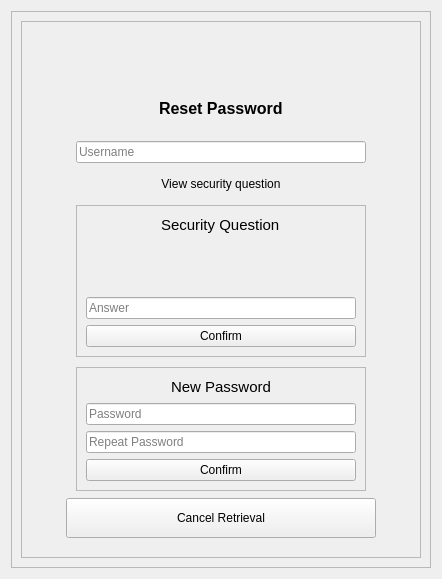
      <widget class="QWidget" name="page_resetPassword">
       <layout class="QVBoxLayout" name="verticalLayout_16">
        <item>
         <widget class="QFrame" name="frame_resetPasswordBackground">
          <property name="frameShape">
           <enum>QFrame::Shape::StyledPanel</enum>
          </property>
          <property name="frameShadow">
           <enum>QFrame::Shadow::Raised</enum>
          </property>
          <layout class="QHBoxLayout" name="horizontalLayout_13">
           <item>
            <widget class="QFrame" name="frame_resetPasswordCard">
             <property name="minimumSize">
              <size>
               <width>400</width>
               <height>400</height>
              </size>
             </property>
             <property name="maximumSize">
              <size>
               <width>400</width>
               <height>550</height>
              </size>
             </property>
             <property name="frameShape">
              <enum>QFrame::Shape::StyledPanel</enum>
             </property>
             <property name="frameShadow">
              <enum>QFrame::Shadow::Raised</enum>
             </property>
             <layout class="QVBoxLayout" name="verticalLayout_55">
              <item>
               <layout class="QVBoxLayout" name="verticalLayout_51">
                <property name="spacing">
                 <number>2</number>
                </property>
                <property name="leftMargin">
                 <number>35</number>
                </property>
                <property name="topMargin">
                 <number>10</number>
                </property>
                <property name="rightMargin">
                 <number>35</number>
                </property>
                <property name="bottomMargin">
                 <number>10</number>
                </property>
                <item>
                 <layout class="QVBoxLayout" name="verticalLayout_52">
                  <property name="spacing">
                   <number>10</number>
                  </property>
                  <property name="leftMargin">
                   <number>10</number>
                  </property>
                  <property name="topMargin">
                   <number>5</number>
                  </property>
                  <property name="rightMargin">
                   <number>10</number>
                  </property>
                  <property name="bottomMargin">
                   <number>5</number>
                  </property>
                  <item>
                   <layout class="QVBoxLayout" name="verticalLayout_53">
                    <property name="spacing">
                     <number>0</number>
                    </property>
                    <property name="topMargin">
                     <number>15</number>
                    </property>
                    <property name="bottomMargin">
                     <number>15</number>
                    </property>
                    <item alignment="Qt::AlignmentFlag::AlignHCenter">
                     <widget class="QLabel" name="label_passwordResetIcon">
                      <property name="minimumSize">
                       <size>
                        <width>40</width>
                        <height>40</height>
                       </size>
                      </property>
                      <property name="maximumSize">
                       <size>
                        <width>40</width>
                        <height>40</height>
                       </size>
                      </property>
                      <property name="text">
                       <string />
                      </property>
                      <property name="pixmap">
                       <pixmap resource="../resources.qrc">:/icons/icons/utils/memory.png</pixmap>
                      </property>
                      <property name="scaledContents">
                       <bool>true</bool>
                      </property>
                     </widget>
                    </item>
                    <item alignment="Qt::AlignmentFlag::AlignHCenter">
                     <widget class="QLabel" name="label_passwordResetTitle">
                      <property name="minimumSize">
                       <size>
                        <width>0</width>
                        <height>15</height>
                       </size>
                      </property>
                      <property name="maximumSize">
                       <size>
                        <width>16777215</width>
                        <height>15</height>
                       </size>
                      </property>
                      <property name="font">
                       <font>
                        <pointsize>12</pointsize>
                        <bold>true</bold>
                       </font>
                      </property>
                      <property name="text">
                       <string>Reset Password</string>
                      </property>
                     </widget>
                    </item>
                   </layout>
                  </item>
                  <item>
                   <widget class="QLineEdit" name="lineEdit_resetEmail">
                    <property name="placeholderText">
                     <string>Username</string>
                    </property>
                   </widget>
                  </item>
                  <item alignment="Qt::AlignmentFlag::AlignHCenter">
                   <widget class="QPushButton" name="pushButton_resetVerifyEmail">
                    <property name="text">
                     <string>View security question</string>
                    </property>
                    <property name="flat">
                     <bool>true</bool>
                    </property>
                   </widget>
                  </item>
                  <item>
                   <widget class="QFrame" name="frame_resetSecurityQuestionCard">
                    <property name="frameShape">
                     <enum>QFrame::Shape::StyledPanel</enum>
                    </property>
                    <property name="frameShadow">
                     <enum>QFrame::Shadow::Raised</enum>
                    </property>
                    <layout class="QVBoxLayout" name="verticalLayout_50">
                     <item alignment="Qt::AlignmentFlag::AlignHCenter">
                      <widget class="QLabel" name="label_securityQuestionnTitle">
                       <property name="minimumSize">
                        <size>
                         <width>0</width>
                         <height>20</height>
                        </size>
                       </property>
                       <property name="maximumSize">
                        <size>
                         <width>16777215</width>
                         <height>20</height>
                        </size>
                       </property>
                       <property name="font">
                        <font>
                         <pointsize>11</pointsize>
                        </font>
                       </property>
                       <property name="text">
                        <string>Security Question</string>
                       </property>
                      </widget>
                     </item>
                     <item>
                      <widget class="QLabel" name="label_resetSecurityQuestion">
                       <property name="sizePolicy">
                        <sizepolicy hsizetype="MinimumExpanding" vsizetype="Minimum">
                         <horstretch>0</horstretch>
                         <verstretch>0</verstretch>
                        </sizepolicy>
                       </property>
                       <property name="minimumSize">
                        <size>
                         <width>0</width>
                         <height>50</height>
                        </size>
                       </property>
                       <property name="maximumSize">
                        <size>
                         <width>16777209</width>
                         <height>50</height>
                        </size>
                       </property>
                       <property name="sizeIncrement">
                        <size>
                         <width>0</width>
                         <height>0</height>
                        </size>
                       </property>
                       <property name="text">
                        <string />
                       </property>
                      </widget>
                     </item>
                     <item>
                      <widget class="QLineEdit" name="lineEdit_resetSecurityAnswer">
                       <property name="placeholderText">
                        <string>Answer</string>
                       </property>
                      </widget>
                     </item>
                     <item>
                      <widget class="QPushButton" name="pushButton_resetVerifyAnswer">
                       <property name="text">
                        <string>Confirm</string>
                       </property>
                      </widget>
                     </item>
                    </layout>
                   </widget>
                  </item>
                  <item>
                   <widget class="QFrame" name="frame_newPassword">
                    <property name="frameShape">
                     <enum>QFrame::Shape::StyledPanel</enum>
                    </property>
                    <property name="frameShadow">
                     <enum>QFrame::Shadow::Raised</enum>
                    </property>
                    <layout class="QVBoxLayout" name="verticalLayout_54">
                     <item alignment="Qt::AlignmentFlag::AlignHCenter">
                      <widget class="QLabel" name="label_newPasswordTitle">
                       <property name="minimumSize">
                        <size>
                         <width>0</width>
                         <height>20</height>
                        </size>
                       </property>
                       <property name="maximumSize">
                        <size>
                         <width>16777215</width>
                         <height>20</height>
                        </size>
                       </property>
                       <property name="font">
                        <font>
                         <pointsize>11</pointsize>
                        </font>
                       </property>
                       <property name="text">
                        <string>New Password</string>
                       </property>
                      </widget>
                     </item>
                     <item>
                      <widget class="QLineEdit" name="lineEdit_resetNewPassword">
                       <property name="placeholderText">
                        <string>Password</string>
                       </property>
                      </widget>
                     </item>
                     <item>
                      <widget class="QLineEdit" name="lineEdit_resetConfirmPassword">
                       <property name="placeholderText">
                        <string>Repeat Password</string>
                       </property>
                      </widget>
                     </item>
                     <item>
                      <widget class="QPushButton" name="pushButton_resetSubmit">
                       <property name="text">
                        <string>Confirm</string>
                       </property>
                      </widget>
                     </item>
                    </layout>
                   </widget>
                  </item>
                 </layout>
                </item>
                <item>
                 <widget class="QPushButton" name="pushButton_resetCancel">
                  <property name="minimumSize">
                   <size>
                    <width>0</width>
                    <height>40</height>
                   </size>
                  </property>
                  <property name="maximumSize">
                   <size>
                    <width>16777215</width>
                    <height>40</height>
                   </size>
                  </property>
                  <property name="text">
                   <string>Cancel Retrieval</string>
                  </property>
                 </widget>
                </item>
               </layout>
              </item>
             </layout>
            </widget>
           </item>
          </layout>
         </widget>
        </item>
       </layout>
      </widget>
